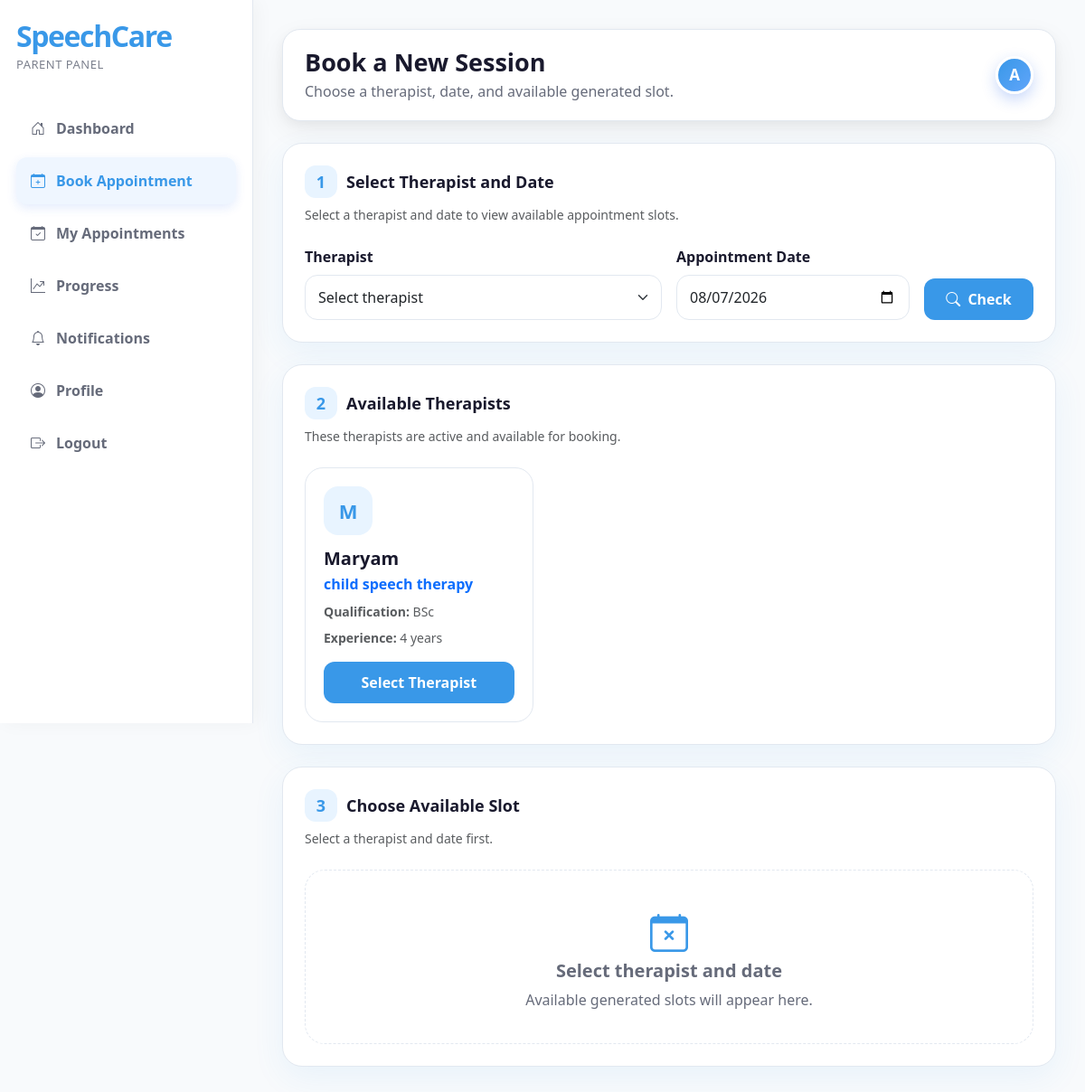
/parent/book-appointment.php (signed in), run on the app's committed database.
### tables this page shows
CREATE TABLE `therapists` (
  `therapist_id` int(11) NOT NULL,
  `full_name` varchar(150) NOT NULL,
  `email` varchar(150) NOT NULL,
  `phone` varchar(30) NOT NULL,
  `qualification` varchar(150) NOT NULL,
  `specialization` varchar(150) NOT NULL,
  `experience` varchar(100) DEFAULT NULL,
  `password` varchar(255) DEFAULT NULL,
  `status` enum('active','inactive') DEFAULT 'active',
  `created_at` timestamp NOT NULL DEFAULT current_timestamp(),
  `updated_at` timestamp NOT NULL DEFAULT current_timestamp() ON UPDATE current_timestamp(),
  `reset_token` varchar(255) DEFAULT NULL,
  `token_expiry` datetime DEFAULT NULL
);

### includes/functions.php (called while the page is built, shortened)
<?php
function escapeOutput($data) {
    return htmlspecialchars($data ?? "", ENT_QUOTES, "UTF-8");
}
?>

### parent/book-appointment.php (the view, shortened to what this page needs)
<?php
include "../includes/auth_parent.php";
include "../includes/functions.php";
$parent_name = $_SESSION["parent_name"] ?? "Parent";
$selected_therapist_id = isset($_GET["therapist_id"]) ? intval($_GET["therapist_id"]) : 0;
$selected_date = isset($_GET["slot_date"]) ? cleanInput($_GET["slot_date"]) : date("Y-m-d");
$therapists_sql = "SELECT
                    therapist_id,
                    full_name,
                    qualification,
                    specialization,
                    experience
                   FROM therapists
                   WHERE status = 'active'
                   ORDER BY full_name ASC";
$therapists_result = mysqli_query($conn, $therapists_sql);
$selected_therapist = null;
$slots_result = null;
?>
<!DOCTYPE html>
<html lang="en">
<head>
    <link href="https://cdn.jsdelivr.net/npm/bootstrap@5.3.3/dist/css/bootstrap.min.css" rel="stylesheet">
    <link href="https://cdn.jsdelivr.net/npm/bootstrap-icons@1.11.3/font/bootstrap-icons.css" rel="stylesheet">
    <link rel="stylesheet" href="../assets/css/dashboard.css">
</head>
<body>
<div class="dashboard-wrapper">
    <aside class="sidebar">
        <div class="sidebar-logo">SpeechCare</div>
        <div class="sidebar-subtitle">Parent Panel</div>
        <nav class="sidebar-menu">
            <a href="dashboard.php"><i class="bi bi-house-door"></i> Dashboard</a>
            <a href="book-appointment.php" class="active"><i class="bi bi-calendar-plus"></i> Book Appointment</a>
            <a href="my-appointments.php"><i class="bi bi-calendar-check"></i> My Appointments</a>
             <a href="progress.php"><i class="bi bi-graph-up-arrow"></i> Progress</a>
            <a href="notifications.php"><i class="bi bi-bell"></i> Notifications</a>
            <a href="profile.php"><i class="bi bi-person-circle"></i> Profile</a>
            <a href="../logout.php"><i class="bi bi-box-arrow-right"></i> Logout</a>
        </nav>
    </aside>
    <main class="main-content">
        <div class="top-bar d-flex justify-content-between align-items-center flex-wrap gap-3">
            <div>
                <h1 class="page-title">Book a New Session</h1>
                <p class="page-subtitle">Choose a therapist, date, and available generated slot.</p>
            </div>
            <div class="profile-circle">
                <?php echo strtoupper(substr($parent_name, 0, 1)); ?>
            </div>
        </div>
        <div class="booking-card">
            <div class="step-title">
                <span class="step-number">1</span>
                Select Therapist and Date
            </div>
            <p class="text-muted small mb-4">
                Select a therapist and date to view available appointment slots.
            </p>
            <form method="GET" action="" class="row g-3 align-items-end">
                <div class="col-lg-6 col-md-6">
                    <label class="form-label fw-bold">Therapist</label>
                    <select name="therapist_id" class="form-select" required>
                        <option value="">Select therapist</option>
                        <?php mysqli_data_seek($therapists_result, 0); ?>
                    </select>
                </div>
                <div class="col-lg-4 col-md-6">
                    <label class="form-label fw-bold">Appointment Date</label>
                    <input
                        type="date"
                        name="slot_date"
                        class="form-control"
                        min="<?php echo date("Y-m-d"); ?>"
                        value="<?php echo escapeOutput($selected_date); ?>"
                        required
                    >
                </div>
                <div class="col-lg-2 col-md-12">
                    <button type="submit" class="action-btn-primary w-100">
                        <i class="bi bi-search me-1"></i>
                        Check
                    </button>
                </div>
            </form>
        </div>
        <div class="booking-card">
            <div class="step-title">
                <span class="step-number">2</span>
                Available Therapists
            </div>
            <p class="text-muted small mb-4">
                These therapists are active and available for booking.
            </p>
            <div class="row g-4">
                <?php mysqli_data_seek($therapists_result, 0); ?>
                <?php if (mysqli_num_rows($therapists_result) > 0) { ?>
                    <?php while ($therapist = mysqli_fetch_assoc($therapists_result)) { ?>
                        <div class="col-lg-4 col-md-6">
                            <div class="therapist-card">
                                <div class="therapist-avatar">
                                    <?php echo strtoupper(substr($therapist["full_name"], 0, 1)); ?>
                                </div>
                                <h5 class="fw-bold mb-1">
                                    <?php echo escapeOutput($therapist["full_name"]); ?>
                                </h5>
                                <div class="text-primary fw-bold mb-2">
                                    <?php echo escapeOutput($therapist["specialization"]); ?>
                                </div>
                                <p class="text-muted small mb-2">
                                    <strong>Qualification:</strong>
                                    <?php echo escapeOutput($therapist["qualification"]); ?>
                                </p>
                                <p class="text-muted small mb-3">
                                    <strong>Experience:</strong>
                                    <?php echo escapeOutput($therapist["experience"] ?: "Not added"); ?>
                                </p>
                                <a
                                    href="book-appointment.php?therapist_id=<?php echo $therapist["therapist_id"]; ?>&slot_date=<?php echo urlencode($selected_date); ?>"
                                    class="action-btn-primary text-decoration-none d-inline-block w-100 text-center"
                                >
                                    Select Therapist
                                </a>
                            </div>
                        </div>
                    <?php } ?>
                <?php } ?>
            </div>
        </div>
        <div class="booking-card">
            <div class="step-title">
                <span class="step-number">3</span>
                Choose Available Slot
            </div>
            <?php if ($selected_therapist && !empty($selected_date)) { ?>
                <p class="text-muted small mb-4">
                    Showing available slots for
                    <strong><?php echo escapeOutput($selected_therapist["full_name"]); ?></strong>
                    on
                    <strong><?php echo formatDateNice($selected_date); ?></strong>.
                </p>
            <?php } else { ?>
                <p class="text-muted small mb-4">
                    Select a therapist and date first.
                </p>
            <?php } ?>
            <div class="row g-4">
                <?php if ($slots_result && mysqli_num_rows($slots_result) > 0) { ?>
                    <?php while ($slot = mysqli_fetch_assoc($slots_result)) { ?>
                        <?php
                            $slot_date_display = formatDateNice($slot["slot_date"]);
                            $slot_time_display = formatTimeNice($slot["start_time"]) . " - " . formatTimeNice($slot["end_time"]);
                        ?>
                        <div class="col-lg-4 col-md-6">
                            <div class="slot-card">
                                <div class="slot-date">
                                    <?php echo escapeOutput($slot_date_display); ?>
                                </div>
                                <div class="small text-muted">
                                    <?php echo date("l", strtotime($slot["slot_date"])); ?>
                                </div>
                                <div class="slot-time">
                                    <?php echo escapeOutput($slot_time_display); ?>
                                </div>
                                <div class="small text-muted mb-3">
                                    Therapist:
                                    <strong><?php echo escapeOutput($slot["therapist_name"]); ?></strong>
                                </div>
                                <button
                                    type="button"
                                    class="select-slot-btn"
                                    data-bs-toggle="modal"
                                    data-bs-target="#confirmBookingModal"
                                    data-slot-id="<?php echo $slot["slot_id"]; ?>"
                                    data-therapist-id="<?php echo $slot["therapist_id"]; ?>"
                                    data-therapist-name="<?php echo escapeOutput($slot["therapist_name"]); ?>"
                                    data-slot-date="<?php echo escapeOutput($slot_date_display); ?>"
                                    data-slot-time="<?php echo escapeOutput($slot_time_display); ?>"
                                >
                                    Select Slot
                                </button>
                            </div>
                        </div>
                    <?php } ?>
                <?php } else { ?>
                    <div class="col-12">
                        <div class="empty-box">
                            <i class="bi bi-calendar-x"></i>
                            <?php if ($selected_therapist_id > 0) { ?>
                                <h5 class="fw-bold">No available slots found</h5>
                                <p class="mb-0">
                                    Try another date or ask the clinic if slots are not generated yet.
                                </p>
                            <?php } else { ?>
                                <h5 class="fw-bold">Select therapist and date</h5>
                                <p class="mb-0">
                                    Available generated slots will appear here.
                                </p>
                            <?php } ?>
                        </div>
                    </div>
                <?php } ?>
            </div>
        </div>
    </main>
</div>
</body>
</html>

### assets/css/dashboard.css (style rules this page uses)
:root { --primary-blue: #3998E8; --primary-blue-dark: #1F7FD1; --primary-blue-light: #E8F4FF; --sidebar-bg: #ffffff; --sidebar-active-bg: #eff6ff; --sidebar-hover-bg: #f1f5f9; --soft-bg: #f8fafc; --dark-text: #19192D; --gray-text: #666B7A; --light-border: #e2e8f0; --medium-border: #cbd5e1; --success: #2CB67D; --warning: #F6B23D; --danger: #E85C5C; --admin-dark: #F3F9FF; }
body { font-family: 'Segoe UI', sans-serif; background: var(--soft-bg); color: var(--dark-text); }
.dashboard-wrapper { min-height: 100vh; display: flex; }
.sidebar { width: 280px; min-height: 100vh; background: var(--sidebar-bg); border-right: 1px solid var(--light-border); box-shadow: 4px 0 20px rgba(0, 0, 0, 0.04); padding: 24px 18px; position: fixed; left: 0; top: 0; }
.sidebar-logo { font-family: 'Segoe UI', sans-serif; font-size: 32px; font-weight: 600; letter-spacing: -1.4px; color: var(--primary-blue); margin-bottom: 6px; line-height: 1; }
.sidebar-subtitle { font-size: 13px; font-weight: 500; color: var(--gray-text); letter-spacing: 0.5px; margin-bottom: 34px; opacity: 0.85; text-transform: uppercase; }
.sidebar-menu a { display: flex; align-items: center; gap: 12px; padding: 14px 16px; border-radius: 12px; color: var(--gray-text); text-decoration: none; margin-bottom: 6px; font-weight: 600; transition: 0.2s ease; }
.sidebar-menu a:hover, .sidebar-menu a.active { background: var(--sidebar-active-bg); color: var(--primary-blue); box-shadow: 0 4px 12px rgba(37, 99, 235, 0.12); }
.sidebar-menu a i, .sidebar-menu a svg { color: inherit; }
.main-content { background: var(--soft-bg); margin-left: 280px; width: calc(100% - 280px); padding: 32px; }
.top-bar { background: #ffffff; border: 1px solid var(--light-border); border-radius: 20px; padding: 20px 24px; box-shadow: 0 10px 30px rgba(0, 0, 0, 0.06), 0 4px 12px rgba(0, 0, 0, 0.04); margin-bottom: 24px; transition: all 0.3s ease; }
.page-title { font-size: 27px; font-weight: 700; color: var(--dark-text); margin-bottom: 4px; }
.page-subtitle { color: var(--gray-text); margin: 0; }
.profile-circle { width: 42px; height: 42px; border-radius: 50%; background: linear-gradient(135deg, var(--primary-blue), #60a5fa); color: #ffffff; display: flex; justify-content: center; align-items: center; font-weight: 700; font-size: 17px; box-shadow: 0 6px 16px rgba(37, 99, 235, 0.25); transition: all 0.3s ease; border: 3px solid #ffffff; }
.action-btn-primary { background: var(--primary-blue); border: none; color: #ffffff; border-radius: 12px; padding: 11px 18px; font-weight: 700; transition: 0.2s ease; }
.form-control { border: 1px solid var(--light-border); border-radius: 12px; min-height: 48px; }

### parent/book-appointment.php (style rules this page uses)
.booking-card { background: #ffffff; border: 1px solid var(--light-border); border-radius: 22px; padding: 24px; box-shadow: 0 12px 35px rgba(57, 152, 232, 0.08); margin-bottom: 24px; }
.step-title { font-size: 18px; font-weight: 800; color: var(--dark-text); display: flex; align-items: center; gap: 10px; margin-bottom: 8px; }
.step-number { width: 36px; height: 36px; border-radius: 12px; background: var(--primary-blue-light); color: var(--primary-blue); display: inline-flex; align-items: center; justify-content: center; font-weight: 900; }
.form-control, .form-select { border: 1px solid var(--light-border); border-radius: 14px; min-height: 50px; padding: 11px 14px; }
.therapist-card, .slot-card { border: 1px solid var(--light-border); background: #ffffff; border-radius: 20px; padding: 20px; height: 100%; transition: 0.2s ease; }
.therapist-avatar { width: 54px; height: 54px; border-radius: 16px; background: var(--primary-blue-light); color: var(--primary-blue); display: flex; align-items: center; justify-content: center; font-weight: 900; font-size: 22px; margin-bottom: 14px; }
.empty-box { background: #ffffff; border: 1px dashed var(--light-border); border-radius: 22px; padding: 36px; text-align: center; color: var(--gray-text); }
.empty-box i { font-size: 42px; color: var(--primary-blue); margin-bottom: 12px; }

### data on the page
therapists: full_name "M", full_name "Maryam", specialization "child speech therapy", qualification "BSc", experience "4 years"

### other printed values
substr($parent_name, 0, 1) "A"
